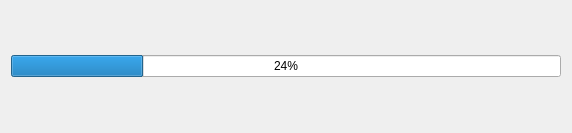
<?xml version="1.0" encoding="UTF-8"?>
<ui version="4.0">
 <class>Dialog</class>
 <widget class="QDialog" name="Dialog">
  <property name="geometry">
   <rect>
    <x>0</x>
    <y>0</y>
    <width>572</width>
    <height>133</height>
   </rect>
  </property>
  <property name="windowTitle">
   <string>Dialog</string>
  </property>
  <layout class="QVBoxLayout" name="verticalLayout">
   <item>
    <widget class="QProgressBar" name="progressBar">
     <property name="value">
      <number>24</number>
     </property>
    </widget>
   </item>
  </layout>
 </widget>
 <resources/>
 <connections/>
</ui>
